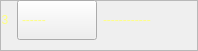
                                         <widget class="QFrame" name="frame_30">
                                          <property name="minimumSize">
                                           <size>
                                            <width>0</width>
                                            <height>40</height>
                                           </size>
                                          </property>
                                          <property name="frameShape">
                                           <enum>QFrame::StyledPanel</enum>
                                          </property>
                                          <property name="frameShadow">
                                           <enum>QFrame::Raised</enum>
                                          </property>
                                          <widget class="QWidget" name="layoutWidget_3">
                                           <property name="geometry">
                                            <rect>
                                             <x>-1</x>
                                             <y>-1</y>
                                             <width>189</width>
                                             <height>42</height>
                                            </rect>
                                           </property>
                                           <layout class="QHBoxLayout" name="horizontalLayout_31">
                                            <item>
                                             <widget class="QLabel" name="lb_Port_22">
                                              <property name="enabled">
                                               <bool>false</bool>
                                              </property>
                                              <property name="minimumSize">
                                               <size>
                                                <width>10</width>
                                                <height>40</height>
                                               </size>
                                              </property>
                                              <property name="styleSheet">
                                               <string notr="true">border: 0px;
font: 14pt &quot;クレPro by 宁静之雨，微信公众号njzyshare&quot;;
color: rgb(255, 255, 127);</string>
                                              </property>
                                              <property name="text">
                                               <string>3</string>
                                              </property>
                                              <property name="alignment">
                                               <set>Qt::AlignCenter</set>
                                              </property>
                                             </widget>
                                            </item>
                                            <item>
                                             <widget class="QComboBox" name="com_CH1_Date3">
                                              <property name="minimumSize">
                                               <size>
                                                <width>80</width>
                                                <height>40</height>
                                               </size>
                                              </property>
                                              <property name="cursor">
                                               <cursorShape>PointingHandCursor</cursorShape>
                                              </property>
                                              <property name="mouseTracking">
                                               <bool>true</bool>
                                              </property>
                                              <property name="toolTip">
                                               <string>波特率选择</string>
                                              </property>
                                              <property name="styleSheet">
                                               <string notr="true"> QComboBox QAbstractItemView{
	background-color: rgb(33, 37, 43);
    border-radius:5px 5px 5px 5px;
	font: 14pt &quot;クレPro by 宁静之雨，微信公众号njzyshare&quot;;
	font-size:14px;
 }
 QComboBox{
	font: 14pt &quot;クレPro by 宁静之雨，微信公众号njzyshare&quot;;
	border-color: rgb(0, 0, 0);
	color: rgb(255, 255, 127);
}
  QComboBox::drop-down {
      width: 0px;
      border:none;
  }</string>
                                              </property>
                                              <item>
                                               <property name="text">
                                                <string>------</string>
                                               </property>
                                              </item>
                                              <item>
                                               <property name="text">
                                                <string>Vpp</string>
                                               </property>
                                              </item>
                                              <item>
                                               <property name="text">
                                                <string>Freq</string>
                                               </property>
                                              </item>
                                              <item>
                                               <property name="text">
                                                <string>Max</string>
                                               </property>
                                              </item>
                                              <item>
                                               <property name="text">
                                                <string>Min</string>
                                               </property>
                                              </item>
                                              <item>
                                               <property name="text">
                                                <string>Mean</string>
                                               </property>
                                              </item>
                                              <item>
                                               <property name="text">
                                                <string>RMS</string>
                                               </property>
                                              </item>
                                             </widget>
                                            </item>
                                            <item>
                                             <widget class="QLabel" name="lb_CH1_Date3">
                                              <property name="enabled">
                                               <bool>false</bool>
                                              </property>
                                              <property name="minimumSize">
                                               <size>
                                                <width>85</width>
                                                <height>40</height>
                                               </size>
                                              </property>
                                              <property name="styleSheet">
                                               <string notr="true">color: rgb(255, 255, 127);
border: 0px;
font: 14pt &quot;クレPro by 宁静之雨，微信公众号njzyshare&quot;;</string>
                                              </property>
                                              <property name="text">
                                               <string>------------</string>
                                              </property>
                                              <property name="alignment">
                                               <set>Qt::AlignLeading|Qt::AlignLeft|Qt::AlignVCenter</set>
                                              </property>
                                             </widget>
                                            </item>
                                           </layout>
                                          </widget>
                                         </widget>
